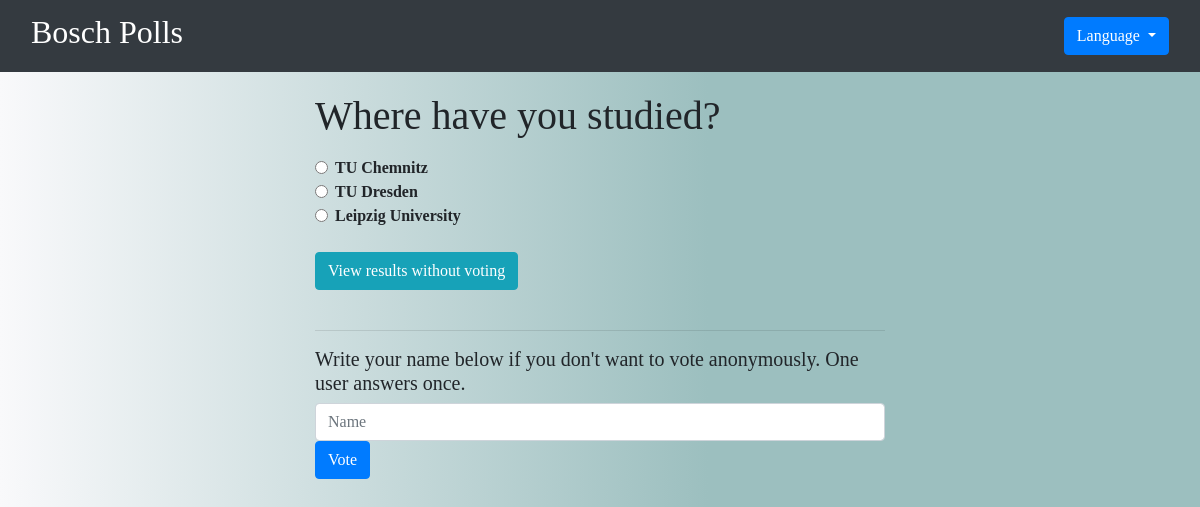
/en/5/vote/, run on the app's committed database.
### polls/models.py (models this page shows, shortened)
class Question(models.Model):
    question_text = models.CharField(max_length=200)
    pub_date = models.DateTimeField('date published')

class Choice(models.Model):
    question = models.ForeignKey(Question, on_delete=models.CASCADE)
    choice_text = models.CharField(max_length=200)
    votes = models.IntegerField(default=0)

### polls/views.py (the view, shortened to what this page needs)
# urls.py: path('<int:pk>/vote/', views.vote, name='vote'),
def vote(request, pk):
    question = get_object_or_404(Question, pk=pk)
    try:
        selected_choice = question.choice_set.get(pk=request.POST['choice'])
        voter = request.POST['voter']
    except (KeyError, Choice.DoesNotExist):
        return render(request, 'polls/detail.html', {
            'question': question,
        })

### polls/templates/polls/detail.html (shortened to what this page needs)
{% extends 'polls/base.html'%}
{% load i18n %}
{% block content %}
<form action="{% url 'vote' question.id %}" method="post">
<fieldset>
    <legend>
        <h1>{{ question.question_text }}</h1></legend>
    {% for choice in question.choice_set.all %}
        <div class="form-check">
        <input class="form-check-input" type="radio" name="choice" id="choice{{ forloop.counter }}" value="{{ choice.id }}">
        <label  class="form-check-label" for="choice{{ forloop.counter }}">{{ choice.choice_text }}</label><br></div>
    {% endfor %}
<br>
<a href="{% url 'results' question.id %}" class="btn btn-info" role="button">{% translate "view_results" %}</a>
</fieldset>
<hr>
    <h5>{% translate "restriction" %}</h5>
    <input type="text" name="voter" class="form-control"  placeholder="Name">
<input class="btn btn-primary" type="submit" value="{% translate "vote" %}">
</form>
{% endblock%}

### polls/static/polls/style.css (style rules this page uses)
body { background: rgb(0,0,2); background: linear-gradient(90deg, rgba(0,0,2,1) 0%, rgba(249,249,251,1) 0%, rgba(156,191,191,1) 59%); font-family: FontAwesome; font-weight: bolder; }
* { padding: 0px; margin: 0px; box-sizing: border-box; }
.btn-primary { margin-top: 20px !important }
label,li,input { cursor: pointer; }
.btn { margin-top: 0px !important; }

### data on the page
Question: question_text "Where have you studied?"
Choice: choice_text "TU Chemnitz"
Choice: choice_text "TU Dresden"
Choice: choice_text "Leipzig University"
